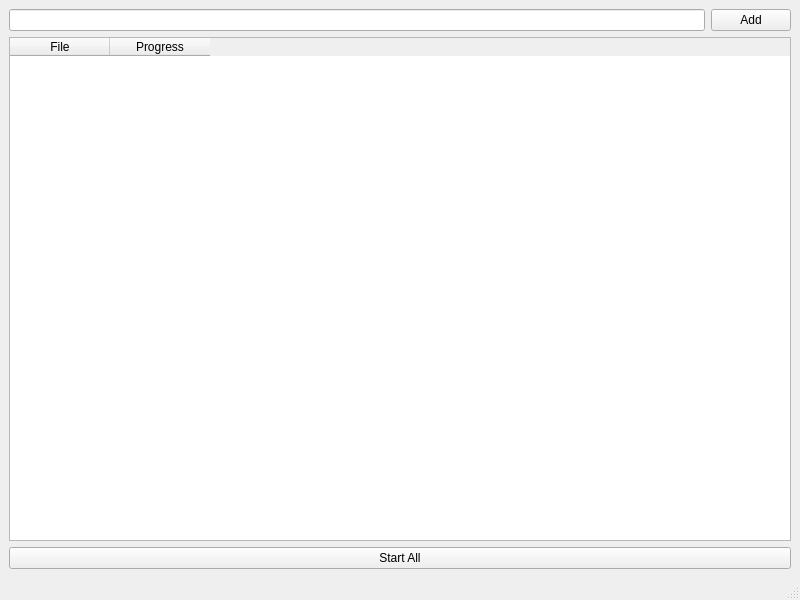
<?xml version="1.0" encoding="UTF-8"?>
<ui version="4.0">
 <class>MainWindow</class>
 <widget class="QMainWindow" name="MainWindow">
  <property name="geometry">
   <rect>
    <x>0</x>
    <y>0</y>
    <width>800</width>
    <height>600</height>
   </rect>
  </property>
  <property name="windowTitle">
   <string>MainWindow</string>
  </property>
  <widget class="QWidget" name="centralwidget">
   <layout class="QVBoxLayout" name="verticalLayout">
    <item>
     <layout class="QHBoxLayout" name="horizontalLayout">
      <item>
       <widget class="QLineEdit" name="lineEditUrl"/>
      </item>
      <item>
       <widget class="QPushButton" name="buttonAdd">
        <property name="text">
         <string>Add</string>
        </property>
       </widget>
      </item>
     </layout>
    </item>
    <item>
     <widget class="QTableWidget" name="tableDownloads">
      <property name="columnCount">
       <number>2</number>
      </property>
      <column>
       <property name="text">
        <string>File</string>
       </property>
      </column>
      <column>
       <property name="text">
        <string>Progress</string>
       </property>
      </column>
     </widget>
    </item>
    <item>
     <widget class="QPushButton" name="buttonStart">
      <property name="text">
       <string>Start All</string>
      </property>
     </widget>
    </item>
   </layout>
  </widget>
  <widget class="QMenuBar" name="menubar">
   <property name="geometry">
    <rect>
     <x>0</x>
     <y>0</y>
     <width>800</width>
     <height>25</height>
    </rect>
   </property>
  </widget>
  <widget class="QStatusBar" name="statusbar"/>
 </widget>
 <resources/>
 <connections/>
</ui>
